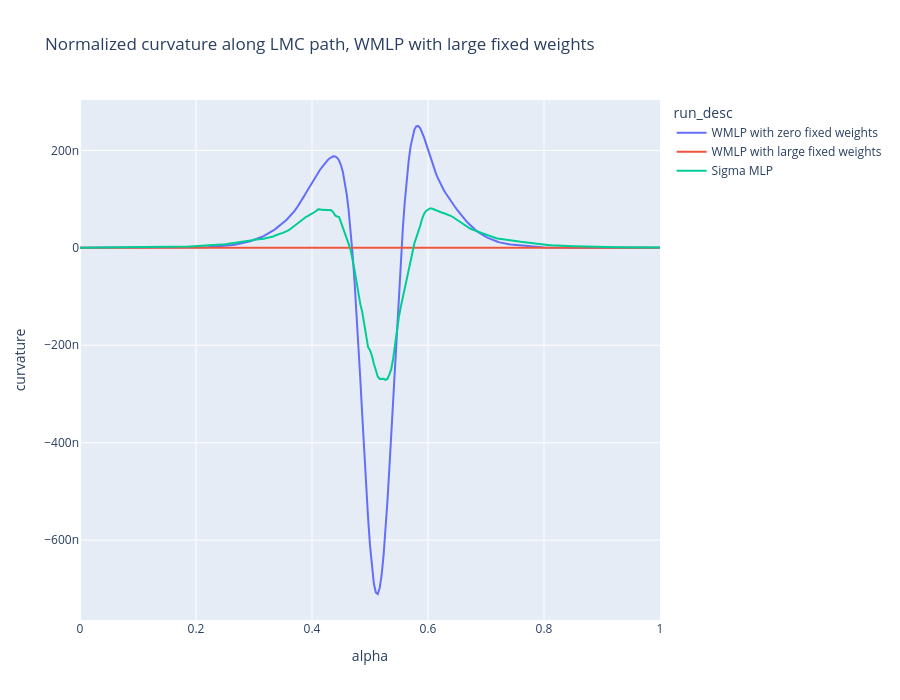

The code cell stored with this chart in its notebook:
### Code cell
import pandas as pd
import plotly.express as px

RUN_DESCRIPTIONS = {
    "mlp_symmetry1_kappa1": "WMLP with large fixed weights",
    "mlp_symmetry1_kappa0": "WMLP with zero fixed weights",
    "mlp_symmetry2": "Sigma MLP"
}

result_dicts = [
    dict(split=split, alpha=alpha, curvature=curvature, run_key=run, run_desc=RUN_DESCRIPTIONS[run])
    for run, run_results in results.items()
    for split, split_results in run_results.items()
    for alpha, curvature in split_results.items()
]
df = pd.DataFrame(result_dicts)
px.line(df[df["split"] == "train"], x="alpha", y="curvature", color="run_desc", title="Normalized curvature along LMC path, WMLP with large fixed weights", height=700)

### Figure 1 — Plotly figure (JSON) as saved in the notebook; plotly's stock layout.template omitted (floating-point values rounded to 4 significant figures; data arrays with more than 128 entries replaced by an {"elided": "..."} marker saying what was removed)
{"data": [{"hovertemplate": "run_desc=WMLP with zero fixed weights<br>alpha=%{x}<br>curvature=%{y}<extra></extra>", "legendgroup": "WMLP with zero fixed weights", "line": {"color": "#636efa", "dash": "solid"}, "marker": {"symbol": "circle"}, "mode": "lines", "name": "WMLP with zero fixed weights", "orientation": "v", "showlegend": true, "type": "scatter", "x": {"elided": "301 float values"}, "xaxis": "x", "y": {"elided": "301 float values"}, "yaxis": "y"}, {"hovertemplate": "run_desc=WMLP with large fixed weights<br>alpha=%{x}<br>curvature=%{y}<extra></extra>", "legendgroup": "WMLP with large fixed weights", "line": {"color": "#EF553B", "dash": "solid"}, "marker": {"symbol": "circle"}, "mode": "lines", "name": "WMLP with large fixed weights", "orientation": "v", "showlegend": true, "type": "scatter", "x": {"elided": "301 float values"}, "xaxis": "x", "y": {"elided": "301 float values"}, "yaxis": "y"}, {"hovertemplate": "run_desc=Sigma MLP<br>alpha=%{x}<br>curvature=%{y}<extra></extra>", "legendgroup": "Sigma MLP", "line": {"color": "#00cc96", "dash": "solid"}, "marker": {"symbol": "circle"}, "mode": "lines", "name": "Sigma MLP", "orientation": "v", "showlegend": true, "type": "scatter", "x": {"elided": "301 float values"}, "xaxis": "x", "y": {"elided": "301 float values"}, "yaxis": "y"}], "layout": {"height": 700, "legend": {"title": {"text": "run_desc"}, "tracegroupgap": 0}, "title": {"text": "Normalized curvature along LMC path, WMLP with large fixed weights"}, "xaxis": {"anchor": "y", "domain": [0, 1], "title": {"text": "alpha"}}, "yaxis": {"anchor": "x", "domain": [0, 1], "title": {"text": "curvature"}}}}
